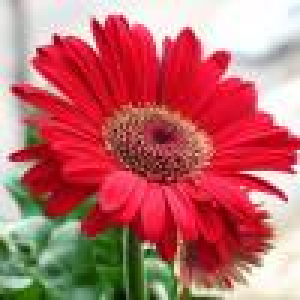
#> input picture image_processing/foo.jpg, 100 x 100 px (shown 3 times larger)
$ python code.py
#> lines starting #> are read from the running program, lines starting #| are printed output that depends on the picture; long printed decimals are rounded
# from skimage import color
import sys
try:
    import Image
except ImportError:
    from PIL import Image
import matplotlib.pyplot as plt
from skimage.io import imread
from skimage import img_as_float
import numpy as np


def isRed(pixel):
    # if the green part is greater than the blue and red part.
    if pixel[0] >= (pixel[1] - 0.01) and pixel[1] >= (pixel[2] - 0.01):
        return True
    return False


def isBlue(pixel):
    # if the green part is greater than the blue and red part.
    if pixel[2] >= (pixel[1] - 0.14) and pixel[2] >= (pixel[0] - 0.14):
        return True
    return False


def isGreen(pixel):
    # if the green part is greater than the blue and red part.
    if pixel[1] >= (pixel[0] + 0.007) and pixel[1] >= (pixel[2] + 0.007):
        return True
    return False


def findThePlant(r):
    p = []
    i = r.copy()
    for y in range(r.shape[0]):
        for x in range(r.shape[1]):
            # Find the plant within the image.
            if not(isBlue(r[y][x])):
                if not(isRed(r[y][x])):
                    if (isGreen(r[y][x])):
                        # add (y, x) to the list
                        i[y][x][0] = i[y][x][1] = 1
                        p.append((y, x))
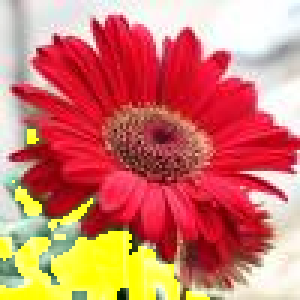
#> i: shape (100, 100, 3) float64 (shown 3 times larger); mean R, G, B 0.822, 0.475, 0.417
    return i, p


def readFile(f):
    r = img_as_float(imread(f))
    return r


def savePlantImage(m):
    im = Image.fromarray(np.uint8(m*255))
    im.save("bar.JPEG")
    return


def displayProcesses(s, r, p):
    t = True
    size = (8, 4)
    fig1, (ax5, ax6) = plt.subplots(ncols=2, figsize=size, sharex=t, sharey=t)

    ax5.imshow(r)
    ax6.imshow(p)
    ax5.set_title("original", fontsize=20)
    ax6.set_title(s, fontsize=20)

    plt.show()
    return


def getScore(p):
    return 0.5 * len(p)


def getMax(column, points):
    """
    Given the desired column - x or y, and the list of points, find the maximum
    x or y of the list of points.
    """
    m = points[0][column]
    for p in points:
        if p[column] > m:
            m = p[column]
    return m


def getMin(column, points):
    """
    Given the desired column - x or y, and the list of points, find the minimum
    x or y of the list of points.
    """
    m = points[0][column]
    for p in points:
        if p[column] < m:
            m = p[column]
    return m


def getWidth(p):
    """ TODO
     Calulate the actual width using some sort of marker:
    - edges of the plant pot,
    - a piece of card - this would translate the clips on the tripod.

    """
    maxX = getMax(0, p)
    minX = getMin(0, p)
    return maxX - minX


def getHeight(p):
    """ TODO
     Calulate the actual width using some sort of marker:
    - edges of the plant pot,
    - a piece of card - this would translate the clips on the tripod.

    """
    maxY = getMax(1, p)
    minY = getMin(1, p)
    return maxY - minY


def getAverageColour(column, points, image):
    x = points[0][0]
    y = points[0][1]
    total = 0
    for p in points:
        x = p[0]
        y = p[1]
        total += image[x][y][column]
    return total/len(points)


def getAveragePlantColour(p, r):
    averageR = getAverageColour(0, p, r) * 255
    averageG = getAverageColour(1, p, r) * 255
    averageB = getAverageColour(2, p, r) * 255
    return (averageR, averageG, averageB)


def getCompactness(width, height):
    # is it as high as it is tall?
    if (height == width):
        return 0
    elif (height > width):
        return 1
    else:
        return -1


if __name__ == '__main__':
    try:
        a = sys.argv[1]
    except:
        a = "foo.jpg"
    picture = readFile(a)
    processedImage, plantPoints = findThePlant(picture)
#> plantPoints = 1093 pairs, first value 43 to 99, second value 0 to 69

    Score = getScore(plantPoints)
#> Score = 546.5
    Width = getWidth(plantPoints)
#> in getMax, `m = points[0][column]`: m = 43
#> the loop in getMax, `for p in points:` made 1093 passes
#> (p, m) on passes 4, 7, 10, 14, 17, 18, 19, 23, 27, 32, 39, 47: ((44, 9), 44), ((45, 9), 45), ((46, 9), 46), ((47, 9), 47), ((60, 4), 60), ((62, 6), 62), ((63, 5), 63), ((64, 5), 64), ((65, 5), 65), ((66, 5), 66), ((67, 7), 67), ((68, 8), 68)
#> m on passes 65, 76, 85, 91, 100, 107: 70, 71, 72, 73, 74, 75
#> after the loop in getMax, `for p in points:`: m = 99
#> in getMin, `m = points[0][column]`: m = 43
#> the loop in getMin, `for p in points:` made 1093 passes
#> p on passes 1 to 3: (43, 9), (43, 10), (43, 11)
#> Width = 56
    Height = getHeight(plantPoints)
#> the loop in getMax (call 2), `for p in points:` made 1093 passes
#> (p, m) on passes 2, 3, 13, 38: ((43, 10), 10), ((43, 11), 11), ((46, 12), 12), ((66, 30), 30)
#> m on passes 111 to 116: 36, 37, 38, 39, 40, 41
#> in getHeight, `maxY = getMax(1, p)`: maxY = 69
#> the loop in getMin (call 2), `for p in points:` made 1093 passes
#> (p, m) on pass 17: ((60, 4), 4)
#> m on pass 133: 0
#> in getHeight, `minY = getMin(1, p)`: minY = 0
#> Height = 69
    Compactness = getCompactness(Width, Height)
#> Compactness = 1
    AveragePlantColour = getAveragePlantColour(plantPoints, picture)
#> in getAverageColour, `x = points[0][0]`: x = 43
#> in getAverageColour, `y = points[0][1]`: y = 9
#> the loop in getAverageColour, `for p in points:` made 1093 passes
#> (x, y, total) on passes 1 to 3: (43, 9, 0.341), (43, 10, 0.667), (43, 11, 1.1)
#> after the loop in getAverageColour, `for p in points:`: total = 311.6
#> in getAveragePlantColour, `averageR = getAverageColour(0, p, r) * 255`: averageR = 72.7
#> the loop in getAverageColour (call 2), `for p in points:` made 1093 passes
#> (x, y, total) on passes 1 to 3: (43, 9, 0.486), (43, 10, 0.953), (43, 11, 1.4)
#> in getAveragePlantColour, `averageG = getAverageColour(1, p, r) * 255`: averageG = 115.2
#> in getAveragePlantColour, `averageB = getAverageColour(2, p, r) * 255`: averageB = 60.3
#> AveragePlantColour = (72.7, 115.2, 60.3)

    displayProcesses(Score, picture, processedImage)
#> in displayProcesses, `plt.show()`:
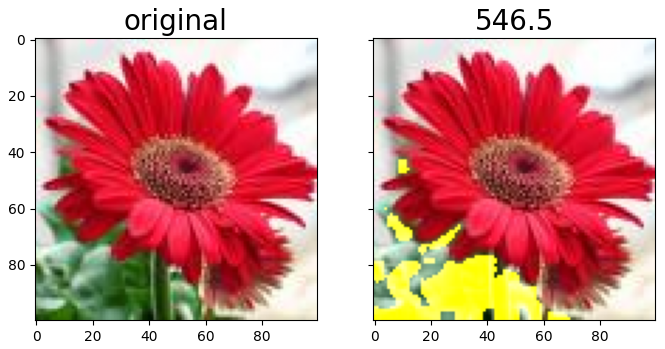
#> figure drawn by matplotlib, 2 panels
    savePlantImage(processedImage)

    print(Score)
#| 546.5
    print(Width)
#| 56
    print(Height)
#| 69
    print("square " if Compactness == 0 else "rectangle")
#| rectangle
    print(AveragePlantColour)
#| (72.703, 115.159, 60.296)

    sys.stdout.flush()
